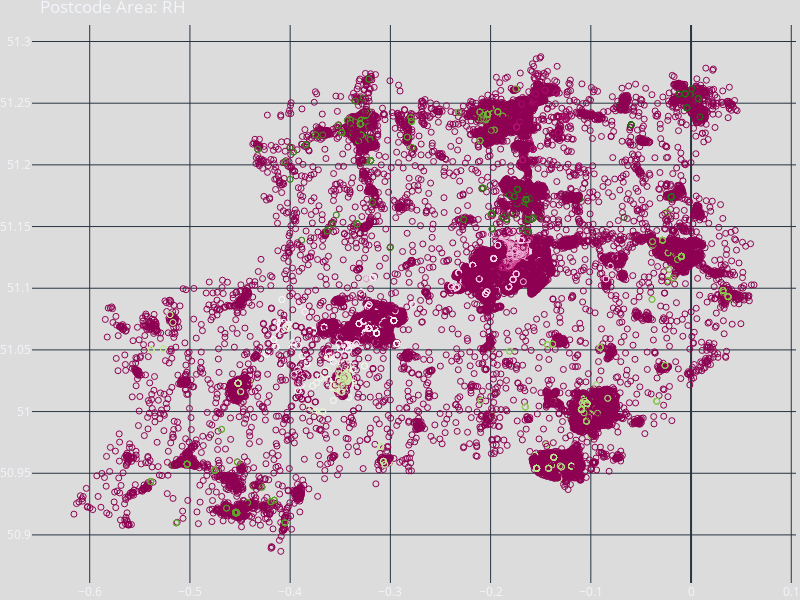

The notebook cell saved with this chart:
### Code cell
def plot_elbow_curve(df, postcode_area):
    # Refine dataframe to only include lat/long columns
    X = df.loc[:, ["Latitude", "Longitude"]]
    # Elbow curve for optimal number of clusters for kmeans
    K_clusters = range(1, 10)
    kmeans = [KMeans(n_clusters=i) for i in K_clusters]
    Y_axis = df[["Latitude"]]
    X_axis = df[["Longitude"]]
    score = [kmeans[i].fit(Y_axis).score(Y_axis) for i in range(len(kmeans))]
    # Visualize
    plt.style.use(graph_style)
    plt.plot(K_clusters, score)
    plt.xlabel(f"Elbow Curve : {postcode_area}")
    plt.ylabel("Score")
    plt.title("Elbow Curve")
    plt.show()


def plot_data_kmeans(X, postcode_area):
    clusters = 3
    # Apply k means clustering
    kmeans = KMeans(n_clusters=clusters, init="k-means++")
    kmeans.fit(X[X.columns[1:clusters]])  # Compute k-means clustering.
    X["cluster_label"] = kmeans.fit_predict(X[X.columns[1:clusters]])
    centers = kmeans.cluster_centers_  # Coordinates of cluster centers.
    labels = kmeans.predict(X[X.columns[1:clusters]])  # Labels of each point
    print(X.head(10))

    plt.figure(figsize=graph_size)
    plt.title(f"K-Means : {graph_style}")
    plt.style.use(graph_style)
    plt.grid(b=None)
    # # X.plot.scatter(x = 'Latitude', y = 'Longitude', c=labels, s=50, cmap='viridis')
    plt.title(f"K-Means Clustering  : Postcode area: {postcode_area}")
    plt.xlabel("Latitude")
    plt.ylabel("Longitude")
    plt.scatter(
        X.Latitude,
        X.Longitude,
        c=labels,
        cmap="Set3",
        s=100,
        edgecolors="gray",
        linewidths=1,
    )

    plt.scatter(
        centers[:, 0],
        centers[:, 1],
        c="black",
        s=300,
        alpha=0.9,
        marker="o",
        edgecolors="gray",
        linewidths=10,
    )
    plt.show()


def plot_single_postcode_kmeans(df, postcode_area):
    """Plot a single postcode k-means plot

    Args:
        postcode_area (str): beginning of postcode
    """
    X = df[["Postcode", "Latitude", "Longitude"]]
    # Filter data to only contain RG1 Postcodes
    X = X[X.Postcode.str.contains(postcode_area)]
    # If there's no postcodes beginning with postcode_area, skip this loop
    if X.shape[0] == 0:
        return
    # Elbow plots
    # plot_elbow_curve(postcode_area)
    # plot_data_kmeans(X, postcode_area)
    plotly_postcode_area(X, postcode_area)


def plot_several_postcode_kmeans(postcode_areas: list):
    """Plot multiple k-means plots using postcode areas

    Args:
        postcode_areas (list): list of starter postcode data
    """
    for postcode_area in postcode_areas:
        plot_single_postcode_kmeans(postcode_area)


def plot_data_kmeans_with_style(X, postcode_area, style):
    # Apply k means clustering
    kmeans = KMeans(n_clusters=3, init="k-means++")
    kmeans.fit(X[X.columns[1:3]])  # Compute k-means clustering.
    X["cluster_label"] = kmeans.fit_predict(X[X.columns[1:3]])
    centers = kmeans.cluster_centers_  # Coordinates of cluster centers.
    labels = kmeans.predict(X[X.columns[1:3]])  # Labels of each point
    X.head(10)

    plt.figure(figsize=graph_size)
    plt.title(f"K-Means : {graph_style}")
    plt.style.use(style)
    plt.grid(b=None)
    # # X.plot.scatter(x = 'Latitude', y = 'Longitude', c=labels, s=50, cmap='viridis')
    plt.title(f"K-Means Clustering  : Style '{style}'")
    plt.xlabel("Latitude")
    plt.ylabel("Longitude")
    plt.scatter(X.Latitude, X.Longitude, c=labels, cmap="Set3", s=100)

    plt.scatter(centers[:, 0], centers[:, 1], c="black", s=300, alpha=0.9, marker="^")
    plt.show()


def plot_postcode_area_clusters(df, postcode_area, method):
    """Plot a single postcode areas DBSCAN / k-means plot
    Args:
        postcode_area (str): beginning of postcode
    """

    X = df[["Postcode", "Latitude", "Longitude"]]
    # Filter data to only contain RG1 Postcodes
    X = X[X.Postcode.str.contains(postcode_area)]
    # If there's no postcodes beginning with postcode_area, skip this loop
    if X.shape[0] == 0:
        return
    # Plot(ly) postcode area
    plotly_postcode_area(X, postcode_area, method)

def kmeans(X):
    kmeans = KMeans(n_clusters=3, init="k-means++")
    kmeans.fit(X[["Longitude", "Latitude"]])  # Compute k-means clustering.
    X["cluster_label"] = kmeans.fit_predict(X[["Longitude", "Latitude"]])
    X["cluster_text"] = (
        "Cluster " + X["cluster_label"].astype(str) + "<br>" + X["Postcode"]
    )
    centers = kmeans.cluster_centers_  # Coordinates of cluster centers.
    labels = kmeans.predict(X[["Longitude", "Latitude"]])  # Labels of each point
    return X


def dbscan(X):
    model = DBSCAN(eps=0.0001,min_samples=2).fit(X[["Longitude", "Latitude"]])
    class_predictions= model.labels_
    X['CLUSTER_DBSCAN'] = class_predictions
    X['CLUSTER_DBSCAN_LABEL'] = "Cluster " + X['CLUSTER_DBSCAN'].astype(str) + "<br>" + X["Postcode"]
    return X


def plotly_postcode_area(X, area, method):
    # Apply k means clustering
    if method == "kmeans":
        X = kmeans(X)
        # Create figure with Kmeans
        fig = go.Figure(
            data=go.Scatter(x=X["Longitude"], y=X["Latitude"], text=X["cluster_text"],
                mode="markers",
                marker_symbol="circle-open",
                marker_color=X["cluster_label"]),
            layout=go.Layout(
                width=800, 
                height=800,
                paper_bgcolor='rgb(240,240,240)', # transparent background
                plot_bgcolor='rgb(240,240,240)', # transparent 2nd background
            )
        )
    elif method == "DBSCAN":
        X = dbscan(X)
        # Create figure with DBSCAN
        fig = go.Figure(
            data=go.Scatter(x=X["Longitude"], y=X["Latitude"], text = X['CLUSTER_DBSCAN_LABEL'],
                mode="markers",
                marker_symbol="circle-open",
                marker_color=X["CLUSTER_DBSCAN"]),
            layout=go.Layout(
                width=800, 
                height=800,
                paper_bgcolor='rgb(240,240,240)', # transparent background
                plot_bgcolor='rgb(240,240,240)', # transparent 2nd background
            )
        )
    
    fig.update_layout(
        height = 600,
        width=800,
        margin={"r": 0, "t": 25, "l": 0, "b": 0},
        title=f"Postcode Area: {area}",
        geo_scope="europe",
        template = "plotly_dark",
        paper_bgcolor='rgba(220,220,220, 50)', # transparent background
        plot_bgcolor='rgba(220,220,220, 50)', # transparent 2nd background
    )

    fig.update_geos(fitbounds="locations")
    fig.show()

# TODO LIST
# TODO: Represent clusters of postcodes as single entities
# TODO: Find the center most point in each cluster
# TODO: Use that center most point's postcode as the representation for the group of postcodes
# TODO: Add a column with the 'representative postcode' as to identify and assign the appropriate distancing and times to which postcode in the table?
# TODO: Replicate the data of times and stuff to each postcode within the 'representative postcode's cluster

df = pd.read_csv("data/RH_postcodes.csv")
# Replace lat/long values that equal 0 with null values
df["Longitude"] = df["Longitude"].replace(0, np.nan)
df["Latitude"] = df["Latitude"].replace(0, np.nan)
# Remove any and all rows with null long/lat values
df.dropna(axis=0, how="any", subset=["Latitude", "Longitude"], inplace=True)
# Elbow curve for optimal number of clusters
# plot_elbow_curve(df, "RH")
# Plotted postcode clusters using K-Means
# plot_postcode_area_clusters(df, "RH", "kmeans")
# Plotted postcode clusters using DBSCAN
# plot_postcode_area_clusters(df, "RH", "DBSCAN")
# Trying DBScan as is better suited for representing higher density clusters

### Figure 1 — Plotly figure (JSON) as saved in the notebook; plotly's stock layout.template omitted (floating-point values rounded to 4 significant figures; data arrays with more than 128 entries replaced by an {"elided": "..."} marker saying what was removed)
{"data": [{"marker": {"color": {"elided": "24284 int values"}, "symbol": "circle-open"}, "mode": "markers", "text": {"elided": "24284 str values"}, "type": "scatter", "x": {"elided": "24284 float values"}, "y": {"elided": "24284 float values"}}], "layout": {"geo": {"fitbounds": "locations", "scope": "europe"}, "height": 600, "margin": {"b": 0, "l": 0, "r": 0, "t": 25}, "paper_bgcolor": "rgba(220,220,220, 50)", "plot_bgcolor": "rgba(220,220,220, 50)", "title": {"text": "Postcode Area: RH"}, "width": 800}}
